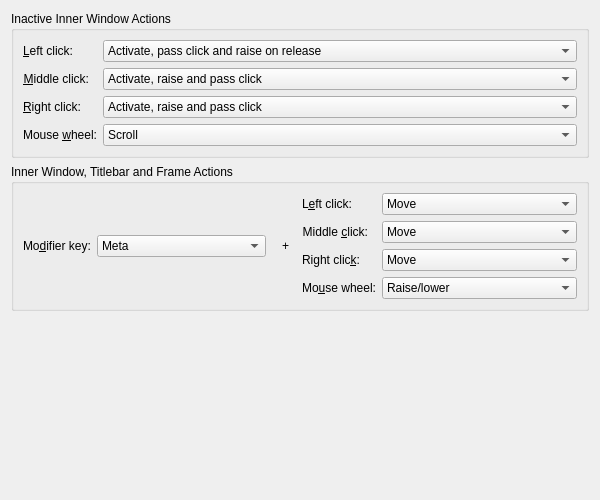
<?xml version="1.0" encoding="UTF-8"?>
<ui version="4.0">
 <class>NWinActionsConfigForm</class>
 <widget class="QWidget" name="NWinActionsConfigForm">
  <property name="geometry">
   <rect>
    <x>0</x>
    <y>0</y>
    <width>600</width>
    <height>500</height>
   </rect>
  </property>
  <layout class="QVBoxLayout" name="verticalLayout">
   <item>
    <widget class="QGroupBox" name="groupBox_1">
     <property name="flat">
      <bool>true</bool>
     </property>
     <property name="title">
      <string>Inactive Inner Window Actions</string>
     </property>
     <layout class="QFormLayout" name="formLayout_1">
      <property name="formAlignment">
       <set>Qt::AlignHCenter|Qt::AlignTop</set>
      </property>
      <item row="0" column="0">
       <widget class="QLabel" name="label_1">
        <property name="text">
         <string>&amp;Left click:</string>
        </property>
        <property name="alignment">
         <set>Qt::AlignRight|Qt::AlignTrailing|Qt::AlignVCenter</set>
        </property>
        <property name="buddy">
         <cstring>kcfg_CommandWindow1</cstring>
        </property>
       </widget>
      </item>
      <item row="0" column="1">
       <widget class="QComboBox" name="kcfg_CommandWindow1">
        <property name="whatsThis">
         <string>In this row you can customize left click behavior when clicking into an inactive inner window ('inner' means: not titlebar, not frame).</string>
        </property>
        <item>
         <property name="text">
          <string>Activate, pass click and raise on release</string>
         </property>
        </item>
        <item>
         <property name="text">
          <string>Activate, raise and pass click</string>
         </property>
        </item>
        <item>
         <property name="text">
          <string>Activate and pass click</string>
         </property>
        </item>
        <item>
         <property name="text">
          <string>Activate</string>
         </property>
        </item>
        <item>
         <property name="text">
          <string>Activate and raise</string>
         </property>
        </item>
       </widget>
      </item>
      <item row="1" column="0">
       <widget class="QLabel" name="label_2">
        <property name="text">
         <string>&amp;Middle click:</string>
        </property>
        <property name="alignment">
         <set>Qt::AlignRight|Qt::AlignTrailing|Qt::AlignVCenter</set>
        </property>
        <property name="buddy">
         <cstring>kcfg_CommandWindow2</cstring>
        </property>
       </widget>
      </item>
      <item row="1" column="1">
       <widget class="QComboBox" name="kcfg_CommandWindow2">
        <property name="whatsThis">
         <string>In this row you can customize middle click behavior when clicking into an inactive inner window ('inner' means: not titlebar, not frame).</string>
        </property>
        <item>
         <property name="text">
          <string>Activate, raise and pass click</string>
         </property>
        </item>
        <item>
         <property name="text">
          <string>Activate and pass click</string>
         </property>
        </item>
        <item>
         <property name="text">
          <string>Activate</string>
         </property>
        </item>
        <item>
         <property name="text">
          <string>Activate and raise</string>
         </property>
        </item>
       </widget>
      </item>
      <item row="2" column="0">
       <widget class="QLabel" name="label_3">
        <property name="text">
         <string>&amp;Right click:</string>
        </property>
        <property name="alignment">
         <set>Qt::AlignRight|Qt::AlignTrailing|Qt::AlignVCenter</set>
        </property>
        <property name="buddy">
         <cstring>kcfg_CommandWindow3</cstring>
        </property>
       </widget>
      </item>
      <item row="2" column="1">
       <widget class="QComboBox" name="kcfg_CommandWindow3">
        <property name="whatsThis">
         <string>In this row you can customize right click behavior when clicking into an inactive inner window ('inner' means: not titlebar, not frame).</string>
        </property>
        <item>
         <property name="text">
          <string>Activate, raise and pass click</string>
         </property>
        </item>
        <item>
         <property name="text">
          <string>Activate and pass click</string>
         </property>
        </item>
        <item>
         <property name="text">
          <string>Activate</string>
         </property>
        </item>
        <item>
         <property name="text">
          <string>Activate and raise</string>
         </property>
        </item>
       </widget>
      </item>
      <item row="3" column="0">
       <widget class="QLabel" name="label_4">
        <property name="text">
         <string>Mouse &amp;wheel:</string>
        </property>
        <property name="alignment">
         <set>Qt::AlignRight|Qt::AlignTrailing|Qt::AlignVCenter</set>
        </property>
        <property name="buddy">
         <cstring>kcfg_CommandWindowWheel</cstring>
        </property>
       </widget>
      </item>
      <item row="3" column="1">
       <widget class="QComboBox" name="kcfg_CommandWindowWheel">
        <property name="whatsThis">
         <string>In this row you can customize behavior when scrolling into an inactive inner window ('inner' means: not titlebar, not frame).</string>
        </property>
        <item>
         <property name="text">
          <string>Scroll</string>
         </property>
        </item>
        <item>
         <property name="text">
          <string>Activate and scroll</string>
         </property>
        </item>
        <item>
         <property name="text">
          <string>Activate, raise and scroll</string>
         </property>
        </item>
       </widget>
      </item>
     </layout>
    </widget>
   </item>
   <item>
    <widget class="QGroupBox" name="groupBox_2">
     <property name="flat">
      <bool>true</bool>
     </property>
     <property name="title">
      <string>Inner Window, Titlebar and Frame Actions</string>
     </property>
     <layout class="QHBoxLayout" name="horizontalLayout_1">
      <item>
       <layout class="QFormLayout" name="formLayout_2">
        <property name="formAlignment">
         <set>Qt::AlignRight|Qt::AlignTrailing|Qt::AlignVCenter</set>
        </property>
        <item row="0" column="0">
         <widget class="QLabel" name="label_5">
          <property name="text">
           <string>Mo&amp;difier key:</string>
          </property>
          <property name="buddy">
           <cstring>kcfg_CommandAllKey</cstring>
          </property>
         </widget>
        </item>
        <item row="0" column="1">
         <widget class="QComboBox" name="kcfg_CommandAllKey">
          <property name="whatsThis">
           <string>Here you select whether holding the Meta key or Alt key will allow you to perform the following actions.</string>
          </property>
          <item>
           <property name="text">
            <string>Meta</string>
           </property>
          </item>
          <item>
           <property name="text">
            <string>Alt</string>
           </property>
          </item>
         </widget>
        </item>
       </layout>
      </item>
      <item>
       <widget class="QLabel" name="label_6">
        <property name="sizePolicy">
         <sizepolicy hsizetype="Maximum" vsizetype="Maximum">
          <horstretch>0</horstretch>
          <verstretch>0</verstretch>
         </sizepolicy>
        </property>
        <property name="minimumSize">
         <size>
          <width>24</width>
          <height>0</height>
         </size>
        </property>
        <property name="text">
         <string>  + </string>
        </property>
        <property name="alignment">
         <set>Qt::AlignCenter</set>
        </property>
       </widget>
      </item>
      <item>
       <layout class="QFormLayout" name="formLayout_3">
        <item row="0" column="0">
         <widget class="QLabel" name="label_7">
          <property name="text">
           <string>L&amp;eft click:</string>
          </property>
          <property name="alignment">
           <set>Qt::AlignRight|Qt::AlignTrailing|Qt::AlignVCenter</set>
          </property>
          <property name="buddy">
           <cstring>kcfg_CommandAll1</cstring>
          </property>
         </widget>
        </item>
        <item row="0" column="1">
         <widget class="QComboBox" name="kcfg_CommandAll1">
          <property name="whatsThis">
           <string>In this row you can customize left click behavior when clicking into the titlebar or the frame.</string>
          </property>
          <item>
           <property name="text">
            <string>Move</string>
           </property>
          </item>
          <item>
           <property name="text">
            <string>Activate, raise and move</string>
           </property>
          </item>
          <item>
           <property name="text">
            <string>Toggle raise and lower</string>
           </property>
          </item>
          <item>
           <property name="text">
            <string>Resize</string>
           </property>
          </item>
          <item>
           <property name="text">
            <string>Raise</string>
           </property>
          </item>
          <item>
           <property name="text">
            <string>Lower</string>
           </property>
          </item>
          <item>
           <property name="text">
            <string>Minimize</string>
           </property>
          </item>
          <item>
           <property name="text">
            <string>Decrease opacity</string>
           </property>
          </item>
          <item>
           <property name="text">
            <string>Increase opacity</string>
           </property>
          </item>
          <item>
           <property name="text">
            <string>Window menu</string>
           </property>
          </item>
          <item>
           <property name="text">
            <string>Do nothing</string>
           </property>
          </item>
         </widget>
        </item>
        <item row="1" column="0">
         <widget class="QLabel" name="label_8">
          <property name="text">
           <string>Middle &amp;click:</string>
          </property>
          <property name="alignment">
           <set>Qt::AlignRight|Qt::AlignTrailing|Qt::AlignVCenter</set>
          </property>
          <property name="buddy">
           <cstring>kcfg_CommandAll2</cstring>
          </property>
         </widget>
        </item>
        <item row="1" column="1">
         <widget class="QComboBox" name="kcfg_CommandAll2">
          <property name="whatsThis">
           <string>In this row you can customize middle click behavior when clicking into the titlebar or the frame.</string>
          </property>
          <item>
           <property name="text">
            <string>Move</string>
           </property>
          </item>
          <item>
           <property name="text">
            <string>Activate, raise and move</string>
           </property>
          </item>
          <item>
           <property name="text">
            <string>Toggle raise and lower</string>
           </property>
          </item>
          <item>
           <property name="text">
            <string>Resize</string>
           </property>
          </item>
          <item>
           <property name="text">
            <string>Raise</string>
           </property>
          </item>
          <item>
           <property name="text">
            <string>Lower</string>
           </property>
          </item>
          <item>
           <property name="text">
            <string>Minimize</string>
           </property>
          </item>
          <item>
           <property name="text">
            <string>Decrease opacity</string>
           </property>
          </item>
          <item>
           <property name="text">
            <string>Increase opacity</string>
           </property>
          </item>
          <item>
           <property name="text">
            <string>Window menu</string>
           </property>
          </item>
          <item>
           <property name="text">
            <string>Do nothing</string>
           </property>
          </item>
         </widget>
        </item>
        <item row="2" column="0">
         <widget class="QLabel" name="label_9">
          <property name="text">
           <string>Right clic&amp;k:</string>
          </property>
          <property name="alignment">
           <set>Qt::AlignRight|Qt::AlignTrailing|Qt::AlignVCenter</set>
          </property>
          <property name="buddy">
           <cstring>kcfg_CommandAll3</cstring>
          </property>
         </widget>
        </item>
        <item row="2" column="1">
         <widget class="QComboBox" name="kcfg_CommandAll3">
          <property name="whatsThis">
           <string>In this row you can customize right click behavior when clicking into the titlebar or the frame.</string>
          </property>
          <item>
           <property name="text">
            <string>Move</string>
           </property>
          </item>
          <item>
           <property name="text">
            <string>Activate, raise and move</string>
           </property>
          </item>
          <item>
           <property name="text">
            <string>Toggle raise and lower</string>
           </property>
          </item>
          <item>
           <property name="text">
            <string>Resize</string>
           </property>
          </item>
          <item>
           <property name="text">
            <string>Raise</string>
           </property>
          </item>
          <item>
           <property name="text">
            <string>Lower</string>
           </property>
          </item>
          <item>
           <property name="text">
            <string>Minimize</string>
           </property>
          </item>
          <item>
           <property name="text">
            <string>Decrease opacity</string>
           </property>
          </item>
          <item>
           <property name="text">
            <string>Increase opacity</string>
           </property>
          </item>
          <item>
           <property name="text">
            <string>Window menu</string>
           </property>
          </item>
          <item>
           <property name="text">
            <string>Do nothing</string>
           </property>
          </item>
         </widget>
        </item>
        <item row="3" column="0">
         <widget class="QLabel" name="label_10">
          <property name="text">
           <string>Mo&amp;use wheel:</string>
          </property>
          <property name="alignment">
           <set>Qt::AlignRight|Qt::AlignTrailing|Qt::AlignVCenter</set>
          </property>
          <property name="buddy">
           <cstring>kcfg_CommandAllWheel</cstring>
          </property>
         </widget>
        </item>
        <item row="3" column="1">
         <widget class="QComboBox" name="kcfg_CommandAllWheel">
          <property name="whatsThis">
           <string>Here you can customize KDE's behavior when scrolling with the mouse wheel in a window while pressing the modifier key.</string>
          </property>
          <item>
           <property name="text">
            <string>Raise/lower</string>
           </property>
          </item>
          <item>
           <property name="text">
            <string>Maximize/restore</string>
           </property>
          </item>
          <item>
           <property name="text">
            <string>Keep above/below</string>
           </property>
          </item>
          <item>
           <property name="text">
            <string>Move to previous/next desktop</string>
           </property>
          </item>
          <item>
           <property name="text">
            <string>Change opacity</string>
           </property>
          </item>
          <item>
           <property name="text">
            <string>Do nothing</string>
           </property>
          </item>
         </widget>
        </item>
       </layout>
      </item>
     </layout>
    </widget>
   </item>
   <item>
    <spacer name="verticalSpacer_1">
     <property name="orientation">
      <enum>Qt::Vertical</enum>
     </property>
     <property name="sizeHint" stdset="0">
      <size>
       <width>0</width>
       <height>0</height>
      </size>
     </property>
    </spacer>
   </item>
  </layout>
 </widget>
 <resources/>
 <connections/>
</ui>
